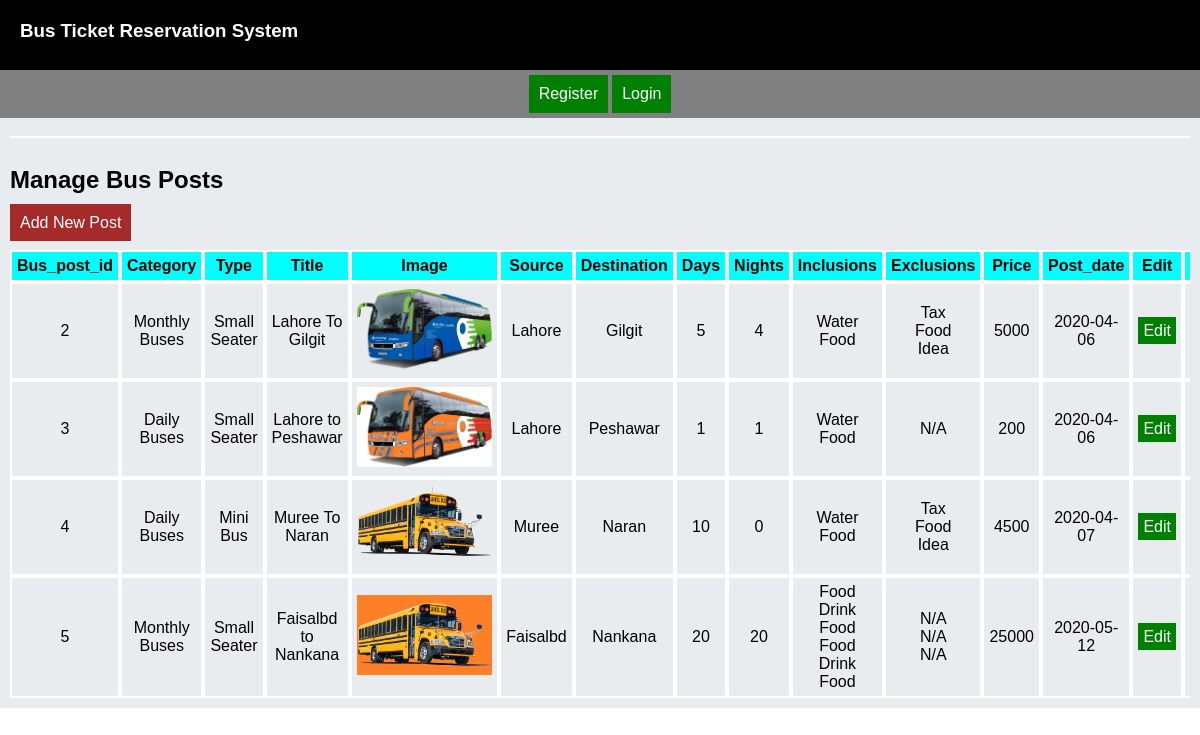
The page /administrator/bus_post/posts_view.php on the database its author committed.
### tables this page shows
CREATE TABLE `tbl_bus_post` (
  `bus_post_id` int(11) NOT NULL,
  `category_id` int(11) NOT NULL,
  `type_id` int(11) NOT NULL,
  `title` varchar(200) NOT NULL,
  `bus_image` varchar(200) NOT NULL,
  `details` text NOT NULL,
  `source` varchar(200) NOT NULL,
  `destination` varchar(6000) NOT NULL,
  `days` varchar(200) NOT NULL,
  `nights` varchar(200) NOT NULL,
  `inclusions` text NOT NULL,
  `exclusions` text NOT NULL,
  `per_price` int(11) NOT NULL,
  `post_date` date NOT NULL
);

CREATE TABLE `tbl_category` (
  `category_id` int(11) NOT NULL,
  `title` varchar(200) NOT NULL
);

CREATE TABLE `tbl_type` (
  `type_id` int(11) NOT NULL,
  `title` varchar(200) NOT NULL,
  `number_of_seats` varchar(200) NOT NULL
);

### administrator/bus_post/posts_view.php (the view, shortened to what this page needs)
<?php include_once "../../headers/header.php" ?>
<div class="contents">
    <div align="center">
        <hr>
    </div>
    <div style="overflow: auto">
        <h2>Manage Bus Posts </h2>
        <a class="normal_button" href="post_add.php">Add New Post</a>
        <br>
        <br>
        <table class="normal_table" cellpadding="10" cellspacing="0" width="100%">
            <thead>
            <tr style="background: aqua;">
                <th> Bus_post_id </th>
                <th> Category </th>
                <th> Type </th>
                <th> Title </th>
                <th> Image </th>
                <th> Source </th>
                <th> Destination </th>
                <th> Days </th>
                <th> Nights </th>
                <th> Inclusions </th>
                <th> Exclusions </th>
                <th> Price </th>
                <th> Post_date </th>
                <th> Edit </th>
                <th> Delete </th>
            </tr>
            </thead>
            <tbody align="center">
            <?php
            require_once '../../dbconnection/database.php';
            $sql = "SELECT * FROM tbl_bus_post";
            $stmt = $conn->prepare($sql);
            $stmt->execute();
            if ($stmt->rowCount() > 0) {
                while ($row = $stmt->fetch(PDO::FETCH_ASSOC)) {
                    echo '<tr>';
                    echo '<td>'.$row["bus_post_id"].'</td>';
                    $category_id = $row["category_id"];
                    $sql_category = "SELECT * FROM tbl_category WHERE category_id='$category_id'";
                    $stmt_category = $conn->prepare($sql_category);
                    $stmt_category->execute();
                    $result_category = $stmt_category->fetch(PDO::FETCH_ASSOC);
                    echo '<td>'.$result_category["title"].'</td>';
                    $type_id = $row["type_id"];
                    $stmt_sql = "SELECT * FROM tbl_type WHERE type_id='$type_id'";
                    $stmt_type = $conn->prepare($stmt_sql);
                    $stmt_type->execute();
                    $result_type = $stmt_type->fetch(PDO::FETCH_ASSOC);
                    echo '<td>'.$result_type["title"].'</td>';
                    echo '<td>'.$row["title"].'</td>';
                    echo '<td><img height="80" src="'.$row["bus_image"].'"></td>';
                    echo '<td>'.$row["source"].'</td>';
                    echo '<td>'.$row["destination"].'</td>';
                    echo '<td>'.$row["days"].'</td>';
                    echo '<td>'.$row["nights"].'</td>';
                    echo '<td>'.$row["inclusions"].'</td>';
                    echo '<td>'.$row["exclusions"].'</td>';
                    echo '<td>'.$row["per_price"].'</td>';
                    echo '<td>'.$row["post_date"].'</td>';
                    echo '<td><a class="edit_button" href="post_edit.php?bus_post_id='.$row["bus_post_id"].'">Edit</a></td>';
                    echo '<td><a class="delete_button" href="post_delete.php?bus_post_id='.$row["bus_post_id"].'">Delete</a></td>';
                    echo '</tr>';
                }
            } else {
                echo '<tr>';
                echo '<td>No User Found</td>';
                echo '</tr>';
            }
            ?>
            </tbody>
        </table>
    </div>
</div>
</body>
</html>

### styles/styles.css (style rules this page uses)
body { margin: 0; font-family: sans-serif; }
a { text-decoration: none; }
.contents { padding-top: 10px; padding-left: 10px; padding-right: 10px; padding-bottom: 10px; background: #e9ecef; width: 100%; height: 100%; }
.contents table { margin: auto; }
* { box-sizing: border-box; }
hr { border: 1px solid white; }
.edit_button { background-color: green; color: white; padding: 5px; text-decoration: none; }
.normal_button { background-color: brown; padding: 10px; color: white; border: 0; cursor: pointer; }
.normal_table td, th { border: 2px solid white; padding: 5px; }
.normal_table_borderless td, th { border: 2px solid #e4e4e4; }
.view_users_table td, th { border: 2px solid white; }

### rows shown on the page
tbl_bus_post: bus_post_id "2", category.title "Monthly Buses", type.title "Small Seater", title "Lahore To Gilgit", bus_image (picture), source "Lahore", destination "Gilgit", days "5", nights "4", inclusions "Water Food", exclusions "Tax Food Idea", per_price "5000", post_date "2020-04-06"
tbl_bus_post: bus_post_id "3", category.title "Daily Buses", type.title "Small Seater", title "Lahore to Peshawar", bus_image (picture), source "Lahore", destination "Peshawar", days "1", nights "1", inclusions "Water Food", exclusions "N/A", per_price "200", post_date "2020-04-06"
tbl_bus_post: bus_post_id "4", category.title "Daily Buses", type.title "Mini Bus", title "Muree To Naran", bus_image (picture), source "Muree", destination "Naran", days "10", nights "0", inclusions "Water Food", exclusions "Tax Food Idea", per_price "4500", post_date "2020-04-07"
tbl_bus_post: bus_post_id "5", category.title "Monthly Buses", type.title "Small Seater", title "Faisalbd to Nankana", bus_image (picture), source "Faisalbd", destination "Nankana", days "20", nights "20", inclusions "Food Drink Food Food Drink Food", exclusions "N/A N/A N/A", per_price "25000", post_date "2020-05-12"
